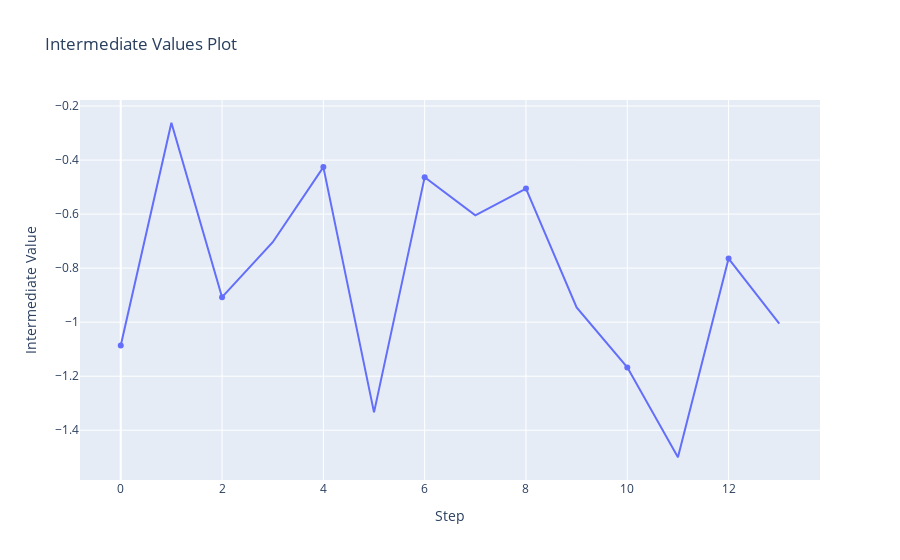

Here is the notebook cell this chart was saved with:
### Code cell
import optuna

# Read the study from a specific run to visualize.
with open("../models/2020-06-17/MountainCar_study.pickle", 'rb') as f:
    study = pickle.load(f)
optuna.visualization.plot_intermediate_values(study)

### Figure 1 — Plotly figure (JSON) as saved in the notebook; plotly's stock layout.template omitted (floating-point values rounded to 4 significant figures)
{"data": [{"marker": {"maxdisplayed": 10}, "mode": "lines+markers", "name": "Trial0", "type": "scatter", "x": [0, 1, 2, 3, 4, 5, 6, 7, 8, 9, 10, 11, 12, 13], "y": [-1.086, -0.2619, -0.9075, -0.7041, -0.4261, -1.334, -0.4632, -0.6048, -0.5055, -0.9455, -1.167, -1.5, -0.7644, -1.005]}], "layout": {"showlegend": false, "title": {"text": "Intermediate Values Plot"}, "xaxis": {"title": {"text": "Step"}}, "yaxis": {"title": {"text": "Intermediate Value"}}}}
